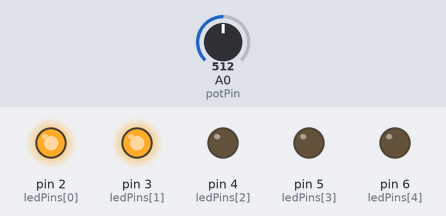
Bench run of a sketch on a simulated Arduino Uno, built with avr-gcc and run on an emulated ATmega328P. Shown: output pins drawn as LEDs (lit = HIGH). The inputs (shaded band) are chosen by the test bench; at power-on: A0 (potPin) = 512.

Above: at 1.2 s.
1.3 s: A0 (potPin) set to 596
2.8 s: A0 (potPin) set to 622
At 3.7 s:
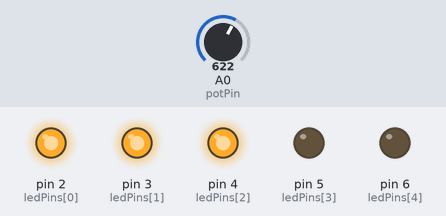
4.3 s: A0 (potPin) set to 807
5.8 s: A0 (potPin) set to 837
At 7.0 s:
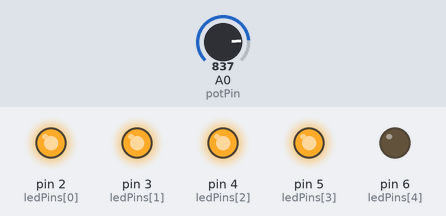
7.3 s: A0 (potPin) set to 1006
8.8 s: A0 (potPin) set to 1023
At 9.5 s:
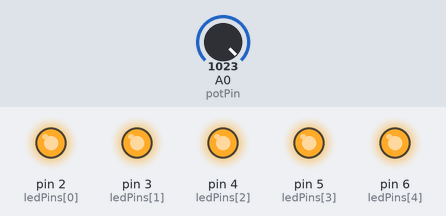
Timing chart, 0 to 11.3 s (numbered marks = the images above; inputs shaded):
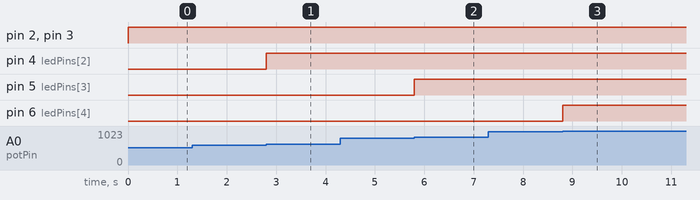

The sketch:

hw_2.ino
```cpp
const int potPin = A0;        // Пин потенциометра
const int numLEDs = 5;        // Количество светодиодов
const int ledPins[] = {2, 3, 4, 5, 6}; // Пины светодиодов

void setup() {
  for (int i = 0; i < numLEDs; i++) {
    pinMode(ledPins[i], OUTPUT);
  }
  Serial.begin(9600); // Для отладки
}

void loop() {
  int potValue = analogRead(potPin); // Читаем значение от 0 до 1023
  int ledLevel = map(potValue, 0, 1023, 0, numLEDs); // Преобразуем в диапазон от 0 до numLEDs

  // Включаем нужное количество светодиодов
  for (int i = 0; i < numLEDs; i++) {
    if (i < ledLevel) {
      digitalWrite(ledPins[i], HIGH);
    } else {
      digitalWrite(ledPins[i], LOW);
    }
  }

}
```

Measured:
- the behaviour switches between 613 and 614 on A0 (potPin) (found by bisection; images 0 and 1)
- the behaviour switches between 818 and 819 on A0 (potPin) (found by bisection; images 1 and 2)
- the behaviour switches between 1022 and 1023 on A0 (potPin) (found by bisection; images 2 and 3)
- after the input at 1.3 s, every drawn part: stays the same
- after the input at 2.8 s, pin 4 (ledPins[2]): LOW → HIGH at once
- after the input at 4.3 s, every drawn part: stays the same
- after the input at 5.8 s, pin 5 (ledPins[3]): LOW → HIGH at once
- after the input at 7.3 s, every drawn part: stays the same
- after the input at 8.8 s, pin 6 (ledPins[4]): LOW → HIGH at once
